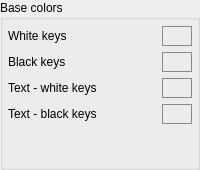
         <widget class="QGroupBox" name="groupBox_8">
          <property name="title">
           <string>Base colors</string>
          </property>
          <layout class="QGridLayout" name="gridLayout_13">
           <property name="leftMargin">
            <number>5</number>
           </property>
           <property name="topMargin">
            <number>6</number>
           </property>
           <property name="rightMargin">
            <number>5</number>
           </property>
           <property name="bottomMargin">
            <number>3</number>
           </property>
           <item row="1" column="1">
            <widget class="QPushButton" name="pushColorBlackKeys">
             <property name="minimumSize">
              <size>
               <width>30</width>
               <height>20</height>
              </size>
             </property>
             <property name="maximumSize">
              <size>
               <width>30</width>
               <height>20</height>
              </size>
             </property>
             <property name="styleSheet">
              <string notr="true">QPushButton
{
	border: 1px solid #888;
}</string>
             </property>
             <property name="text">
              <string/>
             </property>
             <property name="flat">
              <bool>true</bool>
             </property>
            </widget>
           </item>
           <item row="0" column="1">
            <widget class="QPushButton" name="pushColorWhiteKeys">
             <property name="minimumSize">
              <size>
               <width>30</width>
               <height>20</height>
              </size>
             </property>
             <property name="maximumSize">
              <size>
               <width>30</width>
               <height>20</height>
              </size>
             </property>
             <property name="styleSheet">
              <string notr="true">QPushButton
{
	border: 1px solid #888;
}</string>
             </property>
             <property name="text">
              <string/>
             </property>
             <property name="flat">
              <bool>true</bool>
             </property>
            </widget>
           </item>
           <item row="2" column="0">
            <widget class="QLabel" name="label_23">
             <property name="text">
              <string>Text - white keys</string>
             </property>
            </widget>
           </item>
           <item row="4" column="0">
            <spacer name="verticalSpacer_10">
             <property name="orientation">
              <enum>Qt::Vertical</enum>
             </property>
             <property name="sizeHint" stdset="0">
              <size>
               <width>20</width>
               <height>40</height>
              </size>
             </property>
            </spacer>
           </item>
           <item row="3" column="1">
            <widget class="QPushButton" name="pushColorTextBlack">
             <property name="minimumSize">
              <size>
               <width>30</width>
               <height>20</height>
              </size>
             </property>
             <property name="maximumSize">
              <size>
               <width>30</width>
               <height>20</height>
              </size>
             </property>
             <property name="styleSheet">
              <string notr="true">QPushButton
{
	border: 1px solid #888;
}</string>
             </property>
             <property name="text">
              <string/>
             </property>
             <property name="flat">
              <bool>true</bool>
             </property>
            </widget>
           </item>
           <item row="2" column="1">
            <widget class="QPushButton" name="pushColorTextWhite">
             <property name="minimumSize">
              <size>
               <width>30</width>
               <height>20</height>
              </size>
             </property>
             <property name="maximumSize">
              <size>
               <width>30</width>
               <height>20</height>
              </size>
             </property>
             <property name="styleSheet">
              <string notr="true">QPushButton
{
	border: 1px solid #888;
}</string>
             </property>
             <property name="text">
              <string/>
             </property>
             <property name="flat">
              <bool>true</bool>
             </property>
            </widget>
           </item>
           <item row="1" column="0">
            <widget class="QLabel" name="label_31">
             <property name="text">
              <string>Black keys</string>
             </property>
            </widget>
           </item>
           <item row="0" column="0">
            <widget class="QLabel" name="label_30">
             <property name="text">
              <string>White keys</string>
             </property>
            </widget>
           </item>
           <item row="3" column="0">
            <widget class="QLabel" name="label_26">
             <property name="text">
              <string>Text - black keys</string>
             </property>
            </widget>
           </item>
          </layout>
         </widget>
